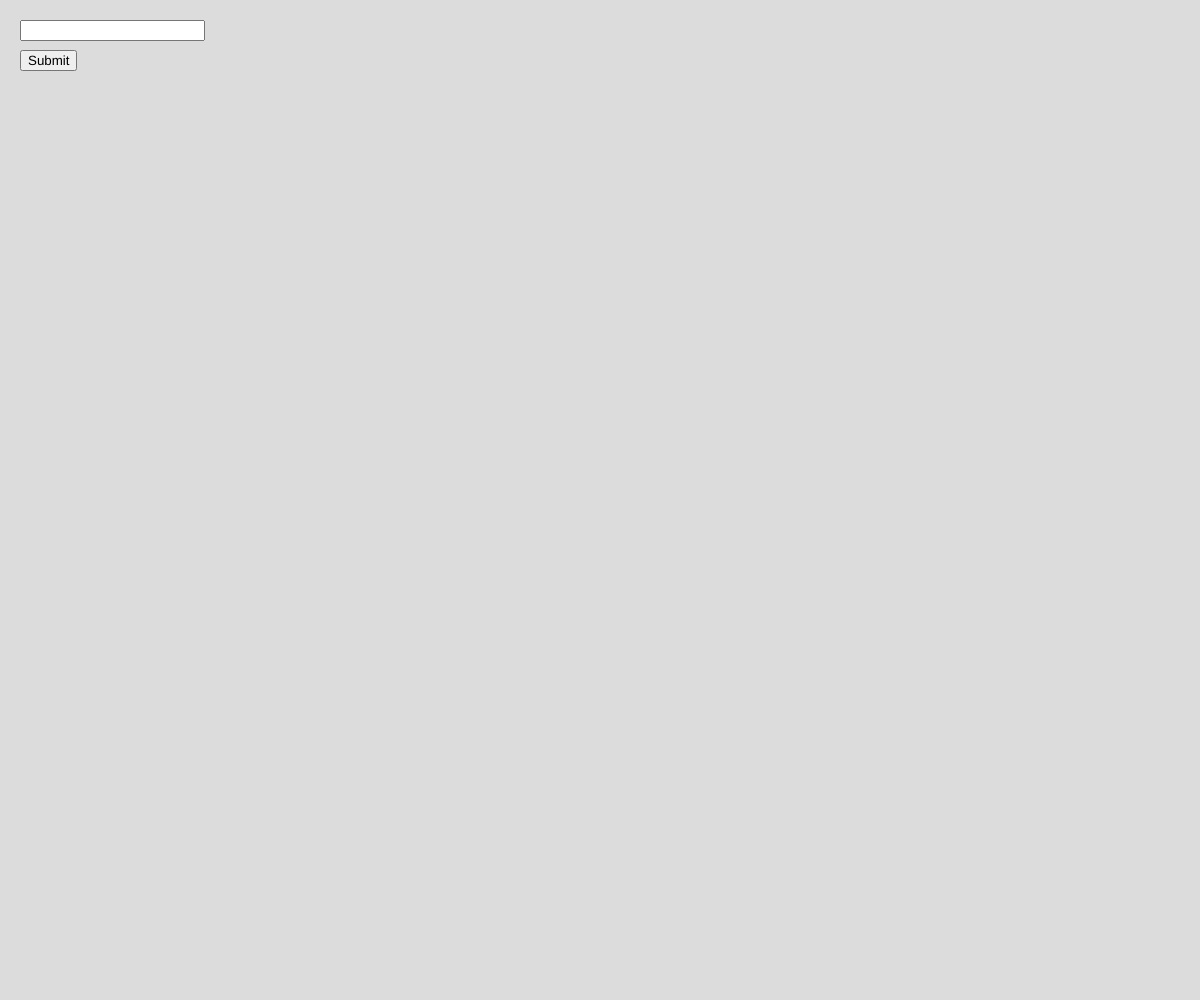
Frame 1 (no input)
Frame 60 (no input): identical to frame 1, image omitted
Frame 120 (the mouse pressed at the canvas centre since frame 60): identical to frame 1, image omitted

The p5.js sketch that drew this single still picture (run headless with seeded random() and noise() and a simulated clock; from frame 60 on, the mouse is pressed at the canvas centre):

// p5.js sketch
// ── sketch.js
// Madlibs using Object Notation
// Hyder Shahzaib Ahmed
// 10/18/2023
//
// Extra for Experts:
// My extra for experts would be using the premade button and input field functions of P5js, the only reason I used the premade ones were to keep the code simplistic.


let verbInput;
let submitButton;
let userInput;
let verb;
let pick_verb = "something";
let madlibs = [
  `Anna was visiting Grandmas house and decided to ${pick_verb} in the attic while grandma ${pick_verb} lunch. There were`
];

function setup() {
  createCanvas(windowWidth, windowHeight);

  // Create an input field
  verbInput = createInput();
  verbInput.position(20, 20);

  // Create a submit button
  submitButton = createButton("Submit");
  submitButton.position(20, 50);
  submitButton.mousePressed(processInput);
  console.log(madlibs[0]);
}

function draw() {
  background(220);

  console.log(verb);
}

function takingInputs(){
  
}

function processInput() {
  // Get the value entered by the user in the input field
  verb = verbInput.value();
  // Display the user's input
  textSize(42);
  text(`You entered: ${userInput}`, 20, 100);
  // You can perform further actions with the user's input here
}
